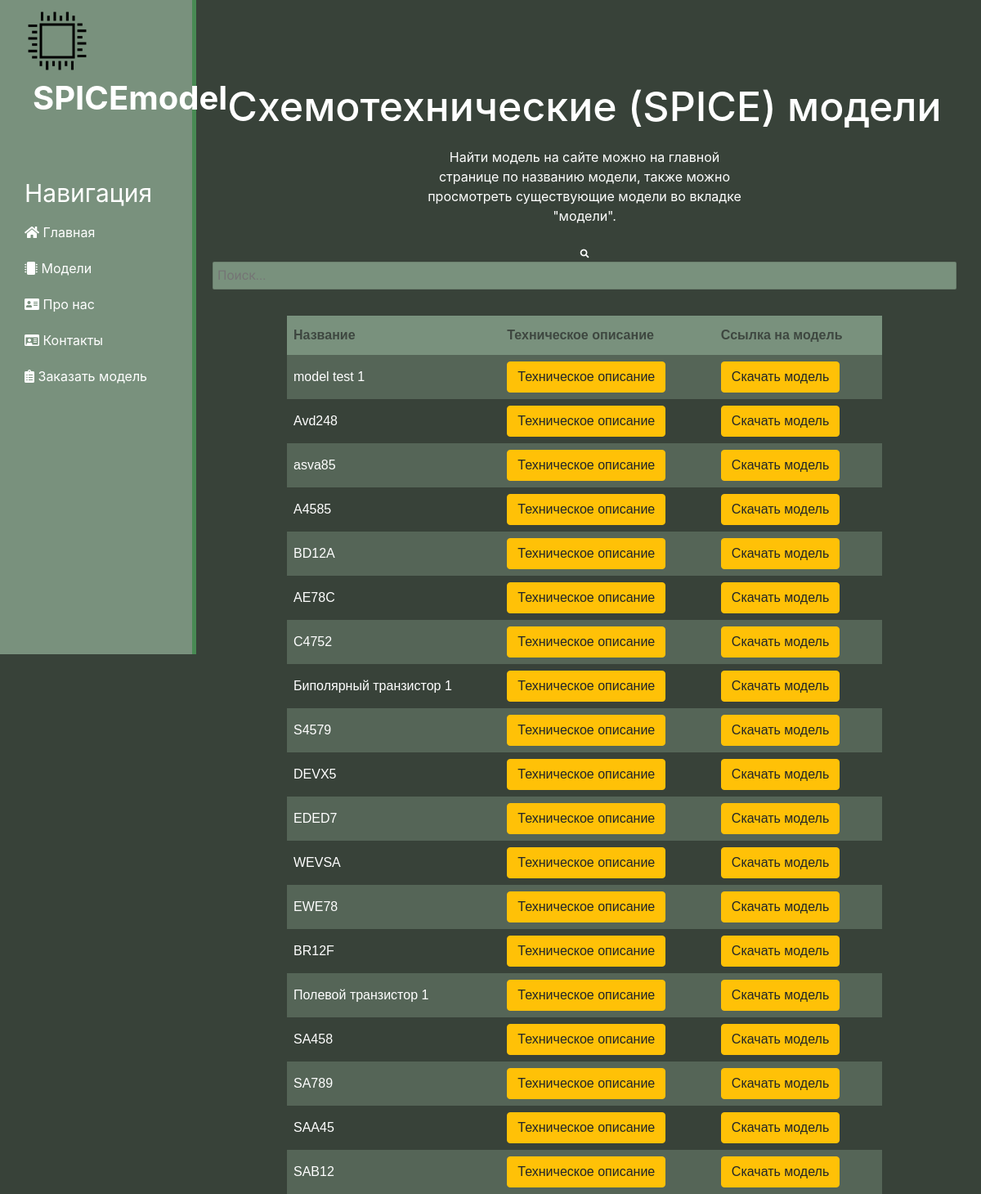
The page / on the database its author committed.
### model/models.py (models this page shows, shortened)
class AboutModels(models.Model):
    class Meta:
        abstract = True
    type = models.ForeignKey(Type, verbose_name='Категория', on_delete=models.CASCADE, default=None, null=True)
    title = models.CharField('Название', max_length=50, default=None)
    function = models.CharField('Производитель', max_length=50, default=None)
    basicModel = models.CharField('Макс. мощность, Вт', max_length=50, default=None)
    body = models.CharField('Корпус', max_length=50, default=None)
    down = models.ForeignKey(ModelTxt, verbose_name='Файл модели', on_delete=models.CASCADE)
    technicaldescription = models.ForeignKey(TechologyTask, verbose_name='Файл технического описания',
                                             on_delete=models.CASCADE)
    conditions = models.ForeignKey(EnviromentalCondition, verbose_name='Условия эксплуатации', on_delete=models.CASCADE,
                                   default=None, null=True)
    ready = models.BooleanField(verbose_name='Открытый доступ', default=True)

class Diod(AboutModels):
    maxcurrent = models.CharField('Максимальный ток, А', max_length=255)
    maxvoltage = models.CharField('Максимальное напряжение, В', max_length=255)
    breakdownvoltage = models.CharField('Напряжение пробоя, В', max_length=255)
    class Meta:
        verbose_name = 'Диод',
        verbose_name_plural = 'Диоды'

class TransistorBP(AboutModels):
    maxcurrent = models.CharField('Максимальный ток коллектора , А', max_length=255)
    maxvoltage = models.CharField('Максимальное напряжение коллектор-эмитер, В', max_length=255)
    class Meta:
        verbose_name = 'Биполярный транзистор',
        verbose_name_plural = 'Биполярные транзисторы'

class TransistorPOLEV(AboutModels):
    maxcurrent = models.CharField('Максимальный ток стока, А', max_length=255)
    maxvoltageSI = models.CharField('Максимальное напряжение сток-истока, В', max_length=255)
    maxvoltageZI = models.CharField('Максимальное напряжение затвор-исток, В', max_length=255)
    class Meta:
        verbose_name = 'Полевой транзистор',
        verbose_name_plural = 'Полевые транзисторы'

### model/views.py (the view)
# urls.py: path('', views.main_page, name='home'),
def main_page(request):
    diod = Diod.objects.all()
    bp = TransistorBP.objects.all()
    polev = TransistorPOLEV.objects.all()
    LinkOnModel = ModelTxt.objects.all()
    return render(request, 'main/index.html', {
        'diod': diod,
        'bp': bp,
        'polev': polev,
        'link': LinkOnModel,
        'title': 'Схемотехнические (SPICE) модели',
        'linkhost': 'http://127.0.0.1:8000'
    })

### main/templates/main/index.html (shortened to what this page needs)
{% extends 'main/common.html' %}
{% block content %}
<div class="features">
  <h1>{{ title }}</h1>
  <p> Найти модель на сайте можно на главной странице по названию модели, также можно просмотреть существующие модели во
    вкладке "модели".</p>
  <div class="box">
    <div class="container-1">
      <span class="icon"><i class="fa fa-search"></i></span>
      <input type="search" id="search" placeholder="Поиск..."/>
    </div>
  </div>
  <center>
      <table class="ModelsView">
        <tbody>
        <tr>
          <th> Название</th>
          <th> Техническое описание</th>
          <th> Ссылка на модель</th>
        </tr>
        {% for el in diod %}
        <tr>
          <td>{{ el.title }}</td>
          <td><a href="{{ linkhost }}{{ el.technicaldescription.file.url }}" download><button class="btn btn-warning">Техническое описание</button></a></td>
          <td><a href="{{ linkhost }}{{ el.down.file.url }}" download><button class="btn btn-warning">Скачать модель</button></a></td>
        </tr>
        {% endfor %}
        {% for el in bp %}
        <tr>
          <td>{{ el.title }}</td>
          <td><a href="{{ linkhost }}{{ el.technicaldescription.file.url }}" download><button class="btn btn-warning">Техническое описание</button></a></td>
          <td><a href="{{ linkhost }}{{ el.down.file.url }}" download><button class="btn btn-warning">Скачать модель</button></a></td>
        </tr>
        {% endfor %}
        {% for el in polev %}
        <tr>
          <td>{{ el.title }}</td>
          <td><a href="{{ linkhost }}{{ el.technicaldescription.file.url }}" download><button class="btn btn-warning">Техническое описание</button></a></td>
          <td><a href="{{ linkhost }}{{ el.down.file.url }}" download><button class="btn btn-warning">Скачать модель</button></a></td>
        </tr>
        {% endfor %}
        </tbody>
      </table>
    </center>
</div>
{% endblock %}

### main/static/main/css/main.css (style rules this page uses)
body { background: #384239; color: #fff; }
main .features { float: left; color: #fff; margin-top: 100px; margin-left: 20px; text-align: center; width: 100%; }
a:link { color: #ffa41c; }
main .features h1 { font-size: 50px; }
main .features p { max-width: 400px; margin: 20px auto; }

### main/static/main/css/about.css (style rules this page uses)
div { display: block; }

### main/static/main/css/order.css (style rules this page uses)
* { margin: 0; padding: 0; }
label, input, textarea { display: block; width: 100%; font-size: 12pt; line-height: 24pt; font-family: "Spartan"; }
input { margin-bottom: 24pt; }
span { font-size: 8pt; }
input, textarea { border: none; border: 1px solid rgba(0, 0, 0, 0.1); border-radius: 2px; background: #79917d; padding-left: 5px; outline: none; }

### main/static/model/css/OpenModels.css (style rules this page uses)
.ModelsView { font-family: Arial, Helvetica, sans-serif; border-collapse: collapse; width: 80%; }
.ModelsView td, .ModelsView th { border: 1px solid #3e474; padding: 8px; }
.ModelsView tr:nth-child(even) { background-color: #79917d73; }
.ModelsView th { padding-top: 12px; padding-bottom: 12px; text-align: left; background-color: #79917d; color: #3e4740; }

### rows shown on the page
Diod: title "model test 1"
Diod: title "Avd248"
Diod: title "asva85"
Diod: title "A4585"
Diod: title "BD12A"
Diod: title "AE78C"
Diod: title "C4752"
TransistorBP: title "Биполярный транзистор 1"
TransistorBP: title "S4579"
TransistorBP: title "DEVX5"
TransistorBP: title "EDED7"
TransistorBP: title "WEVSA"
TransistorBP: title "EWE78"
TransistorBP: title "BR12F"
TransistorPOLEV: title "Полевой транзистор 1"
TransistorPOLEV: title "SA458"
TransistorPOLEV: title "SA789"
TransistorPOLEV: title "SAA45"
TransistorPOLEV: title "SAB12"

### other values the page prints
{{ title }} "Схемотехнические (SPICE) модели"
